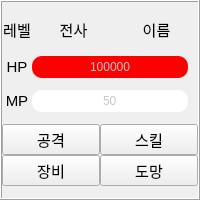
       <widget class="QFrame" name="frame_1">
        <property name="sizePolicy">
         <sizepolicy hsizetype="Expanding" vsizetype="Preferred">
          <horstretch>0</horstretch>
          <verstretch>0</verstretch>
         </sizepolicy>
        </property>
        <property name="minimumSize">
         <size>
          <width>180</width>
          <height>200</height>
         </size>
        </property>
        <property name="maximumSize">
         <size>
          <width>16777215</width>
          <height>200</height>
         </size>
        </property>
        <property name="frameShape">
         <enum>QFrame::Box</enum>
        </property>
        <property name="frameShadow">
         <enum>QFrame::Raised</enum>
        </property>
        <layout class="QGridLayout" name="gridLayout_4">
         <property name="leftMargin">
          <number>0</number>
         </property>
         <property name="topMargin">
          <number>0</number>
         </property>
         <property name="rightMargin">
          <number>0</number>
         </property>
         <property name="bottomMargin">
          <number>0</number>
         </property>
         <property name="spacing">
          <number>0</number>
         </property>
         <item row="2" column="0">
          <layout class="QHBoxLayout" name="horizontalLayout_4">
           <property name="spacing">
            <number>0</number>
           </property>
           <property name="rightMargin">
            <number>10</number>
           </property>
           <item>
            <widget class="QLabel" name="mp_1">
             <property name="sizePolicy">
              <sizepolicy hsizetype="Preferred" vsizetype="Preferred">
               <horstretch>0</horstretch>
               <verstretch>0</verstretch>
              </sizepolicy>
             </property>
             <property name="minimumSize">
              <size>
               <width>30</width>
               <height>0</height>
              </size>
             </property>
             <property name="font">
              <font>
               <pointsize>11</pointsize>
              </font>
             </property>
             <property name="text">
              <string>MP</string>
             </property>
             <property name="scaledContents">
              <bool>true</bool>
             </property>
             <property name="alignment">
              <set>Qt::AlignCenter</set>
             </property>
            </widget>
           </item>
           <item>
            <widget class="QProgressBar" name="mp_warrior">
             <property name="styleSheet">
              <string notr="true">QProgressBar{
  background-color: rgb(255, 255, 255);
  color:rgb(200,200,200);
  border-style: none;
  border-bottom-right-radius: 10px;
  border-bottom-left-radius: 10px;
  border-top-right-radius: 10px;
  border-top-left-radius: 10px;
  text-align: center;}
QProgressBar::chunk{
 border-bottom-right-radius: 10px;
 border-bottom-left-radius: 10px;
 border-top-right-radius: 10px;
 border-top-left-radius: 10px;
background-color: rgb(0, 0, 255);
 }</string>
             </property>
             <property name="maximum">
              <number>999999999</number>
             </property>
             <property name="value">
              <number>50</number>
             </property>
             <property name="textDirection">
              <enum>QProgressBar::TopToBottom</enum>
             </property>
             <property name="format">
              <string>%v</string>
             </property>
            </widget>
           </item>
          </layout>
         </item>
         <item row="1" column="0">
          <layout class="QHBoxLayout" name="horizontalLayout_3">
           <property name="spacing">
            <number>0</number>
           </property>
           <property name="rightMargin">
            <number>10</number>
           </property>
           <item>
            <widget class="QLabel" name="hp_1">
             <property name="sizePolicy">
              <sizepolicy hsizetype="Preferred" vsizetype="Preferred">
               <horstretch>0</horstretch>
               <verstretch>0</verstretch>
              </sizepolicy>
             </property>
             <property name="minimumSize">
              <size>
               <width>30</width>
               <height>0</height>
              </size>
             </property>
             <property name="font">
              <font>
               <pointsize>11</pointsize>
              </font>
             </property>
             <property name="text">
              <string>HP</string>
             </property>
             <property name="scaledContents">
              <bool>true</bool>
             </property>
             <property name="alignment">
              <set>Qt::AlignCenter</set>
             </property>
            </widget>
           </item>
           <item>
            <widget class="QProgressBar" name="hp_warrior">
             <property name="styleSheet">
              <string notr="true">QProgressBar{
  background-color: rgb(255, 255, 255);
  color:rgb(200,200,200);
  border-style: none;
  border-bottom-right-radius: 10px;
  border-bottom-left-radius: 10px;
  border-top-right-radius: 10px;
  border-top-left-radius: 10px;
  text-align: center;}
QProgressBar::chunk{
 border-bottom-right-radius: 10px;
 border-bottom-left-radius: 10px;
 border-top-right-radius: 10px;
 border-top-left-radius: 10px;
 background-color: rgb(255, 0, 0);
 }</string>
             </property>
             <property name="maximum">
              <number>999999999</number>
             </property>
             <property name="value">
              <number>12423423</number>
             </property>
             <property name="textVisible">
              <bool>true</bool>
             </property>
             <property name="orientation">
              <enum>Qt::Horizontal</enum>
             </property>
             <property name="invertedAppearance">
              <bool>false</bool>
             </property>
             <property name="textDirection">
              <enum>QProgressBar::TopToBottom</enum>
             </property>
             <property name="format">
              <string>%v</string>
             </property>
            </widget>
           </item>
          </layout>
         </item>
         <item row="0" column="0">
          <layout class="QHBoxLayout" name="horizontalLayout_2">
           <property name="spacing">
            <number>0</number>
           </property>
           <item>
            <widget class="QLabel" name="lv_warrior">
             <property name="minimumSize">
              <size>
               <width>30</width>
               <height>0</height>
              </size>
             </property>
             <property name="maximumSize">
              <size>
               <width>30</width>
               <height>30</height>
              </size>
             </property>
             <property name="font">
              <font>
               <pointsize>11</pointsize>
              </font>
             </property>
             <property name="text">
              <string>레벨</string>
             </property>
             <property name="alignment">
              <set>Qt::AlignCenter</set>
             </property>
            </widget>
           </item>
           <item>
            <widget class="QLabel" name="warrior">
             <property name="maximumSize">
              <size>
               <width>16777215</width>
               <height>30</height>
              </size>
             </property>
             <property name="font">
              <font>
               <pointsize>11</pointsize>
              </font>
             </property>
             <property name="text">
              <string>전사</string>
             </property>
             <property name="alignment">
              <set>Qt::AlignCenter</set>
             </property>
            </widget>
           </item>
           <item>
            <widget class="QLabel" name="name_warrior">
             <property name="maximumSize">
              <size>
               <width>16777215</width>
               <height>30</height>
              </size>
             </property>
             <property name="font">
              <font>
               <pointsize>11</pointsize>
              </font>
             </property>
             <property name="text">
              <string>이름</string>
             </property>
             <property name="alignment">
              <set>Qt::AlignCenter</set>
             </property>
            </widget>
           </item>
          </layout>
         </item>
         <item row="3" column="0">
          <layout class="QGridLayout" name="gridLayout_3">
           <property name="spacing">
            <number>0</number>
           </property>
           <item row="0" column="1">
            <widget class="QPushButton" name="pb_skill_warrior">
             <property name="font">
              <font>
               <pointsize>11</pointsize>
              </font>
             </property>
             <property name="text">
              <string>스킬</string>
             </property>
            </widget>
           </item>
           <item row="0" column="0">
            <widget class="QPushButton" name="pb_atk_warrior">
             <property name="font">
              <font>
               <pointsize>11</pointsize>
              </font>
             </property>
             <property name="text">
              <string>공격</string>
             </property>
            </widget>
           </item>
           <item row="1" column="0">
            <widget class="QPushButton" name="pb_equip_warrior">
             <property name="font">
              <font>
               <pointsize>11</pointsize>
              </font>
             </property>
             <property name="text">
              <string>장비</string>
             </property>
            </widget>
           </item>
           <item row="1" column="1">
            <widget class="QPushButton" name="pb_run_warrior">
             <property name="font">
              <font>
               <pointsize>11</pointsize>
              </font>
             </property>
             <property name="text">
              <string>도망</string>
             </property>
            </widget>
           </item>
          </layout>
         </item>
        </layout>
       </widget>
